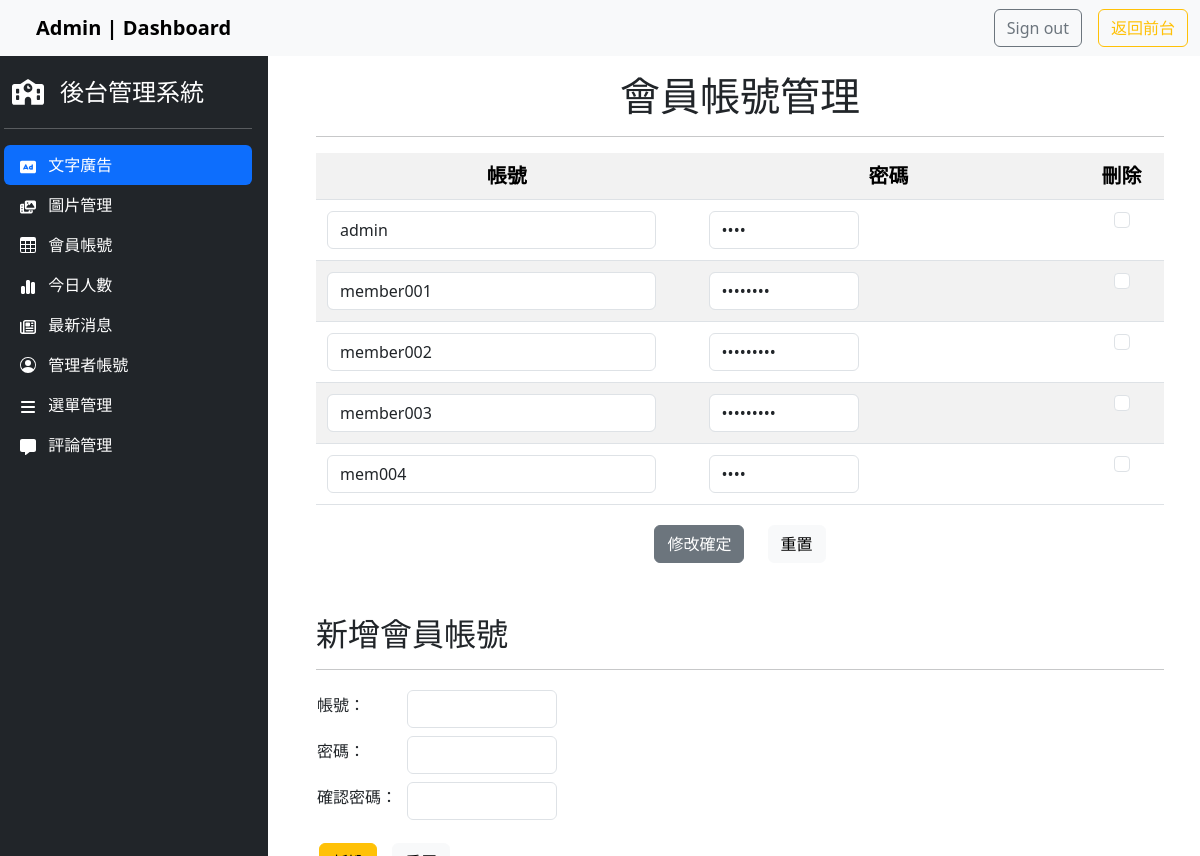
Page /back.php?do=mem (signed in) on the earlier database version.
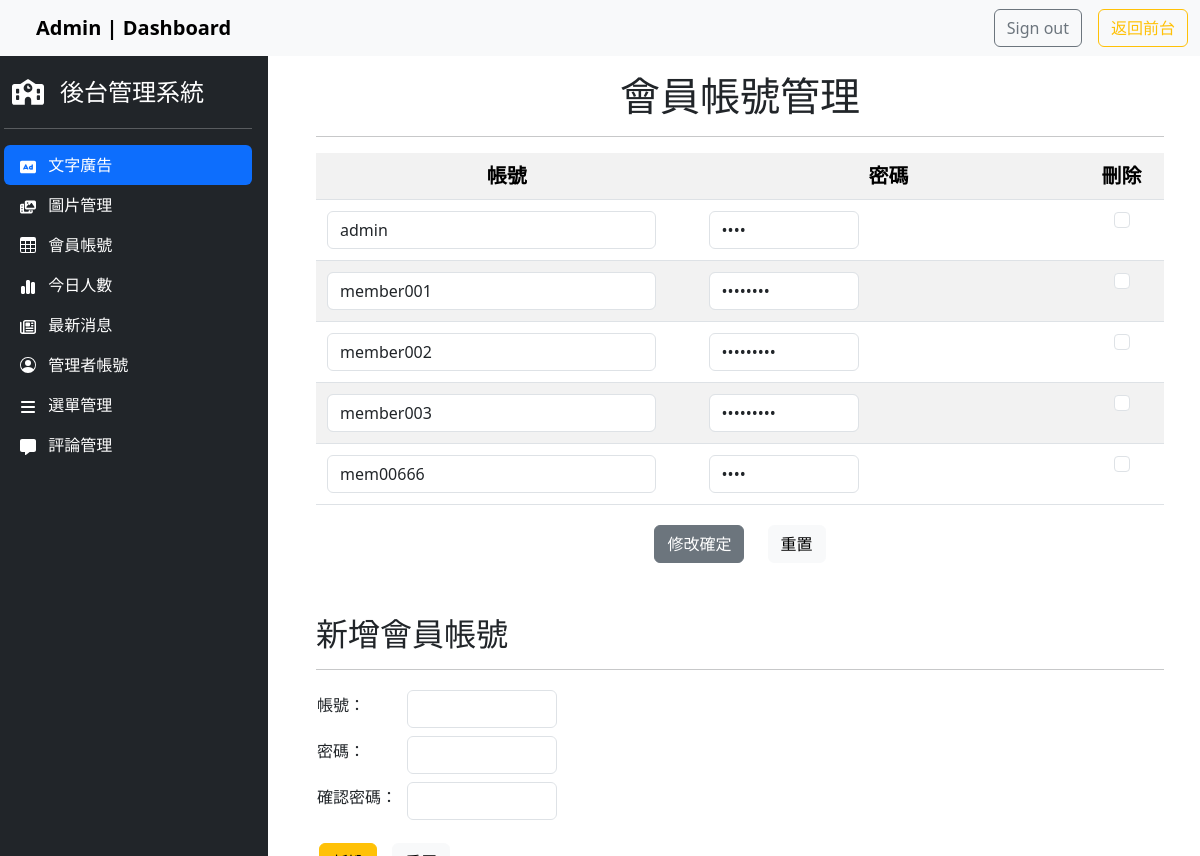
Same page on the later database version.
### tables this page shows
CREATE TABLE `mem` (
  `id` int(10) UNSIGNED NOT NULL,
  `acc` text NOT NULL,
  `pw` text NOT NULL
);

### api/db.php (called while the page is built, shortened)
<?php
class DB
{
    protected $dsn = "mysql:host=localhost;charset=utf8;dbname=db_project";
    protected $pdo;
    protected $table;
    public function __construct($table)
    {
        $this->table = $table;
        $this->pdo = new PDO($this->dsn, 'root', '');
    }
    function all($where = '', $other = '')
    {
        $sql = "select * from `$this->table` ";
        $sql = $this->sql_all($sql, $where, $other);
        return $this->pdo->query($sql)->fetchAll(PDO::FETCH_ASSOC);
    }
    private function sql_all($sql, $array, $other)
    {
        if (isset($this->table) && !empty($this->table)) {
            if (is_array($array)) {
                if (!empty($array)) {
                    $tmp = $this->a2s($array);
                    $sql .= " where " . join(" && ", $tmp);
                }
            } else {
                $sql .= " $array";
            }
            $sql .= $other;
            return $sql;
        }
    }
}
$Title = new DB('titles');
if (isset($_GET['do'])) {
    if (isset(${ucfirst($_GET['do'])})) {
        $DB = ${ucfirst($_GET['do'])};
    }
} else {
    $DB = $Title;
}

### back/mem.php (the view, shortened to what this page needs)
<link rel="stylesheet" href="../css/back_style.css">
<div class="container-fluid">
    <h1 class="text-center mt-3 mb-3">會員帳號管理</h1>
    <hr>
    <form method="post" action="./api/edit.php">
        <table class="table table-striped">
            <tbody class="text-center">
                <tr class="fs-5">
                    <th width="45%">帳號</th>
                    <th width="45%">密碼</th>
                    <th width="10%">刪除</th>
                </tr>
                <?php
                $rows = $DB->all();
                foreach ($rows as $row) {
                ?>
                    <tr>
                        <td>
                            <input class="form-control" type="text" name="acc[]" style="width:90%" value="<?= $row['acc']; ?>">
                        </td>
                        <td>
                            <input class="form-control" type="password" name="pw[]" value="<?= $row['pw']; ?>">
                        </td>
                        <td>
                            <input class="form-check-input" type="checkbox" name="del[]" value="<?= $row['id']; ?>">
                        </td>
                    </tr>
                <?php
                }
                ?>
            </tbody>
        </table>
        <table class="m-auto">
            <tbody>
                <tr>
                    <td class="mt-3">
                        <input class="btn btn-secondary me-3" type="submit" value="修改確定">
                        <input class="btn btn-light" type="reset" value="重置">
                    </td>
                </tr>
            </tbody>
        </table>
    </form>
    <h2 class="mt-5 mb-3 fw-medium">新增會員帳號</h2>
    <hr>
    <form action="./api/add.php" method="post">
            <table>
                <tr>
                    <td><label for="accInput" class="form-label">帳號：</label></td>
                    <td><input class="form-control ms-2" type="text" name="acc" id="accInput"></td>
                </tr>
                <tr>
                    <td><label for="pwInput" class="form-label">密碼：</label></td>
                    <td><input class="form-control ms-2" type="password" name="pw" id="pwInput"></td>
                </tr>
                <tr>
                    <td><label for="pw2Input" class="form-label">確認密碼：</label></td>
                    <td><input class="form-control ms-2" type="password" name="pw2" id="pw2Input"></td>
                </tr>
            </table>
        <div class="mt-3">
            <input class="btn btn-warning me-2" type="submit" value="新增">
            <input class="btn btn-light" type="reset" value="重置">
        </div>
    </form>
</div>

Differences in the rows shown:
changed mem: acc "mem004" → "mem00666"
